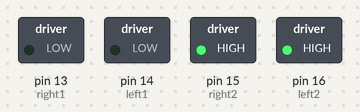
A sketch run on a simulated Arduino Uno, built with avr-gcc and run on an emulated ATmega328P. Parts: switched loads named in the sketch (green lamp = pin HIGH).

Above: at 2.0 s.
At 6.0 s:
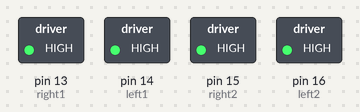
At 13.0 s:
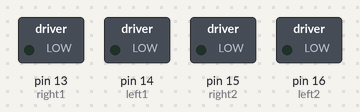
Timing chart, 0 to 23.4 s (numbered marks = the images above):
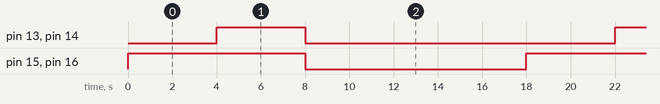

Measured:
- by itself, pin 13 (right1), pin 14 (left1): alternates HIGH for 4.0 s and LOW for 14.0 s
- by itself, pin 15 (right2), pin 16 (left2): alternates HIGH for 8.0 s and LOW for 10.0 s
- by itself, everything shown: repeats every 18.0 s, in 3 steps

The sketch:

L1-Motor.ino
```cpp
// (licence header left out)
#define left1 14
#define left2 16 //pwm
#define right1 13
#define right2 15 //pwm

void setup() {
  pinMode(left1, OUTPUT);
  pinMode(left2, OUTPUT);
  pinMode(right1, OUTPUT);
  pinMode(right2, OUTPUT);

stop(); //make sure motors are stopped

}

void loop() {
  //Arduino PWM is from 0 to 255
  ccw(255,255); //Move counter clockwise (forward) PWM for each wheel Left, Right
  delay(4000); //wait 4 seconds
  stop(); //stop the car
  cw(255,255); //Move clockwise (backward) PWM for each wheel left, right
  delay(4000); //wait 4 seconds

  stop(); //stop the car
  delay(10000); //wait for 10 seconds start over

}

void cw(int lft, int rgt) {
  //This causes the car to move backward
  digitalWrite(left1, 1);
  digitalWrite(right1, 1);
  analogWrite(left2, map(lft,50,255,50,255));
  analogWrite(right2, map(rgt,50,255,50,255));
}

void ccw(int lft, int rgt) {
  //This causes the car to move forward
  digitalWrite(left1, 0);
  digitalWrite(right1, 0);
  analogWrite(left2, lft);
  analogWrite(right2, rgt);
}

void stop() {
  digitalWrite(left1, 0);
  digitalWrite(right1, 0);
  analogWrite(left2, 0);
  analogWrite(right2, 0);
}
```
